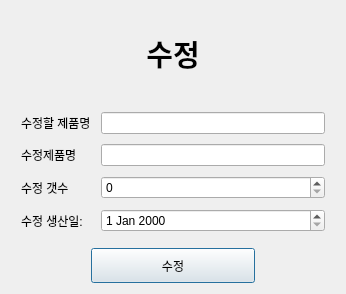
<?xml version="1.0" encoding="UTF-8"?>
<ui version="4.0">
 <class>Dialog</class>
 <widget class="QDialog" name="Dialog">
  <property name="geometry">
   <rect>
    <x>0</x>
    <y>0</y>
    <width>346</width>
    <height>294</height>
   </rect>
  </property>
  <property name="windowTitle">
   <string>Dialog</string>
  </property>
  <layout class="QVBoxLayout" name="verticalLayout">
   <item>
    <widget class="QLabel" name="label">
     <property name="font">
      <font>
       <pointsize>22</pointsize>
       <weight>75</weight>
       <bold>true</bold>
      </font>
     </property>
     <property name="text">
      <string>수정</string>
     </property>
     <property name="alignment">
      <set>Qt::AlignCenter</set>
     </property>
    </widget>
   </item>
   <item>
    <layout class="QGridLayout" name="gridLayout">
     <property name="leftMargin">
      <number>10</number>
     </property>
     <property name="topMargin">
      <number>10</number>
     </property>
     <property name="rightMargin">
      <number>10</number>
     </property>
     <property name="bottomMargin">
      <number>10</number>
     </property>
     <property name="spacing">
      <number>10</number>
     </property>
     <item row="0" column="0">
      <widget class="QLabel" name="label_4">
       <property name="text">
        <string>수정할 제품명</string>
       </property>
      </widget>
     </item>
     <item row="0" column="1">
      <widget class="QLineEdit" name="curprod"/>
     </item>
     <item row="1" column="0">
      <widget class="QLabel" name="label_5">
       <property name="text">
        <string>수정제품명</string>
       </property>
      </widget>
     </item>
     <item row="1" column="1">
      <widget class="QLineEdit" name="modifprod"/>
     </item>
     <item row="2" column="0">
      <widget class="QLabel" name="label_3">
       <property name="text">
        <string>수정 갯수</string>
       </property>
      </widget>
     </item>
     <item row="2" column="1">
      <widget class="QSpinBox" name="modifcount">
       <property name="maximum">
        <number>999</number>
       </property>
      </widget>
     </item>
     <item row="3" column="0">
      <widget class="QLabel" name="label_2">
       <property name="text">
        <string>수정 생산일:</string>
       </property>
      </widget>
     </item>
     <item row="3" column="1">
      <widget class="QDateEdit" name="modifdate"/>
     </item>
    </layout>
   </item>
   <item>
    <layout class="QHBoxLayout" name="horizontalLayout">
     <property name="leftMargin">
      <number>80</number>
     </property>
     <property name="rightMargin">
      <number>80</number>
     </property>
     <item>
      <widget class="QPushButton" name="modifypush">
       <property name="minimumSize">
        <size>
         <width>0</width>
         <height>35</height>
        </size>
       </property>
       <property name="text">
        <string>수정</string>
       </property>
      </widget>
     </item>
    </layout>
   </item>
  </layout>
 </widget>
 <resources/>
 <connections/>
</ui>
